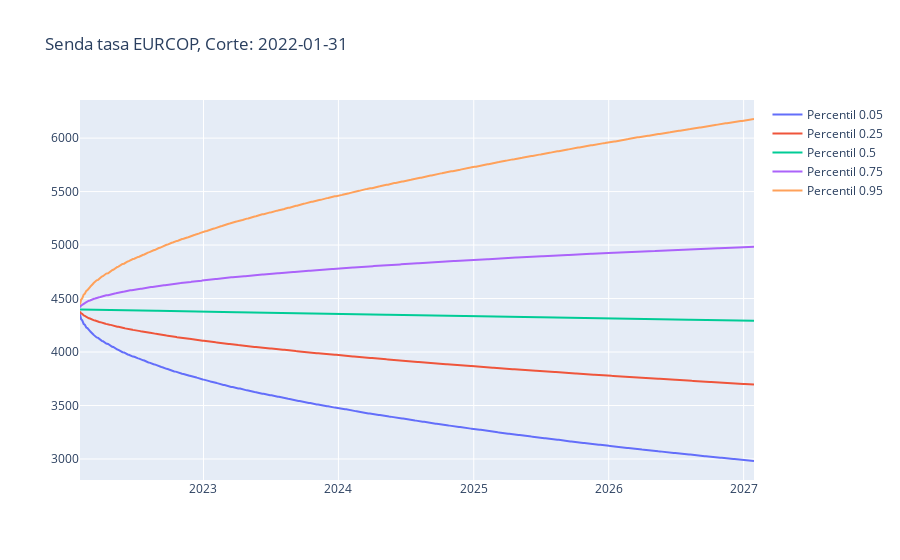

The cell this chart's notebook holds for it:
### Code cell
Fecha=dt.date(2022,1,31)
df=simul(Fecha,5)
grafica(Fecha,'EURCOP')

### Figure 1 — Plotly figure (JSON) as saved in the notebook; plotly's stock layout.template omitted (floating-point values rounded to 4 significant figures; data arrays with more than 128 entries replaced by an {"elided": "..."} marker saying what was removed)
{"data": [{"name": "Percentil 0.05", "type": "scatter", "x": {"elided": "1222 str values"}, "y": {"elided": "1222 float values"}}, {"name": "Percentil 0.25", "type": "scatter", "x": {"elided": "1222 str values"}, "y": {"elided": "1222 float values"}}, {"name": "Percentil 0.5", "type": "scatter", "x": {"elided": "1222 str values"}, "y": {"elided": "1222 float values"}}, {"name": "Percentil 0.75", "type": "scatter", "x": {"elided": "1222 str values"}, "y": {"elided": "1222 float values"}}, {"name": "Percentil 0.95", "type": "scatter", "x": {"elided": "1222 str values"}, "y": {"elided": "1222 float values"}}], "layout": {"title": {"text": "Senda tasa EURCOP, Corte: 2022-01-31"}}}
